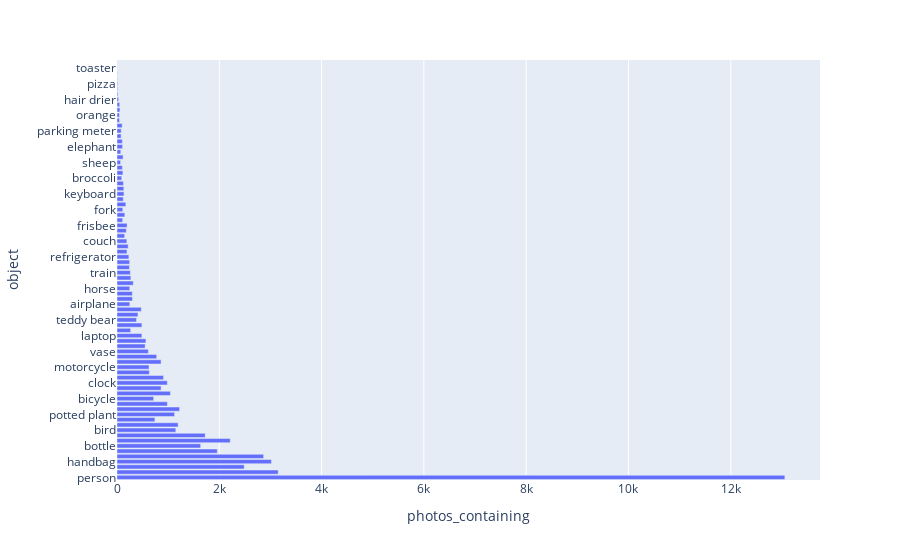

The code cell stored with this chart in its notebook:
### Code cell
px.bar(
    coco_data,
    x="photos_containing", 
    y="object",
)

### Figure 1 — Plotly figure (JSON) as saved in the notebook; plotly's stock layout.template omitted (floating-point values rounded to 4 significant figures)
{"data": [{"alignmentgroup": "True", "hovertemplate": "photos_containing=%{x}<br>object=%{y}<extra></extra>", "legendgroup": "", "marker": {"color": "#636efa"}, "name": "", "offsetgroup": "", "orientation": "h", "showlegend": false, "textposition": "auto", "type": "bar", "x": [13057, 3152, 2487, 3019, 2867, 1961, 1635, 2214, 1725, 1150, 1195, 741, 1126, 1224, 985, 717, 1044, 862, 984, 910, 632, 626, 862, 776, 613, 551, 566, 487, 267, 487, 382, 410, 475, 250, 302, 300, 249, 318, 271, 261, 243, 248, 232, 195, 218, 193, 150, 182, 197, 111, 153, 113, 173, 123, 137, 133, 126, 92, 116, 104, 70, 119, 74, 109, 104, 80, 82, 101, 49, 48, 57, 53, 32, 18, 14, 14, 7, 9, 4, 4], "xaxis": "x", "y": ["person", "chair", "car", "handbag", "book", "umbrella", "bottle", "backpack", "tie", "bird", "cup", "boat", "potted plant", "dining table", "traffic light", "bicycle", "truck", "bench", "clock", "cell phone", "bowl", "motorcycle", "tv", "bed", "vase", "kite", "sports ball", "laptop", "wine glass", "dog", "teddy bear", "cake", "suitcase", "airplane", "bus", "surfboard", "horse", "remote", "knife", "train", "toothbrush", "baseball bat", "refrigerator", "spoon", "skateboard", "couch", "sink", "cat", "frisbee", "cow", "scissors", "fork", "stop sign", "donut", "keyboard", "baseball glove", "oven", "broccoli", "mouse", "toilet", "sheep", "fire hydrant", "skis", "elephant", "bear", "banana", "parking meter", "tennis racket", "apple", "orange", "snowboard", "microwave", "hair drier", "giraffe", "carrot", "pizza", "hot dog", "zebra", "toaster", "sandwich"], "yaxis": "y"}], "layout": {"barmode": "relative", "legend": {"tracegroupgap": 0}, "margin": {"t": 60}, "xaxis": {"anchor": "y", "domain": [0, 1], "title": {"text": "photos_containing"}}, "yaxis": {"anchor": "x", "domain": [0, 1], "title": {"text": "object"}}}}
